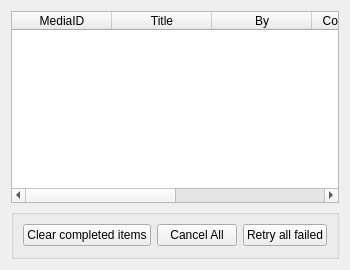
      <widget class="QWidget" name="progress">
       <attribute name="title">
        <string>Progress</string>
       </attribute>
       <layout class="QVBoxLayout" name="verticalLayout_5">
        <item>
         <widget class="QTableWidget" name="tbl_dl_progress">
          <property name="editTriggers">
           <set>QAbstractItemView::NoEditTriggers</set>
          </property>
          <property name="selectionMode">
           <enum>QAbstractItemView::SingleSelection</enum>
          </property>
          <property name="selectionBehavior">
           <enum>QAbstractItemView::SelectRows</enum>
          </property>
          <property name="sortingEnabled">
           <bool>false</bool>
          </property>
          <attribute name="horizontalHeaderStretchLastSection">
           <bool>true</bool>
          </attribute>
          <column>
           <property name="text">
            <string>MediaID</string>
           </property>
          </column>
          <column>
           <property name="text">
            <string>Title</string>
           </property>
          </column>
          <column>
           <property name="text">
            <string>By</string>
           </property>
          </column>
          <column>
           <property name="text">
            <string>CollectionType</string>
           </property>
          </column>
          <column>
           <property name="text">
            <string>Status</string>
           </property>
          </column>
          <column>
           <property name="text">
            <string>Progress</string>
           </property>
          </column>
         </widget>
        </item>
        <item>
         <widget class="QGroupBox" name="groupBox_29">
          <property name="minimumSize">
           <size>
            <width>0</width>
            <height>50</height>
           </size>
          </property>
          <property name="title">
           <string/>
          </property>
          <property name="flat">
           <bool>true</bool>
          </property>
          <layout class="QHBoxLayout" name="horizontalLayout_27">
           <item>
            <widget class="QPushButton" name="pushButton_3">
             <property name="text">
              <string>Clear completed items</string>
             </property>
            </widget>
           </item>
           <item>
            <widget class="QPushButton" name="pushButton">
             <property name="text">
              <string>Cancel All</string>
             </property>
            </widget>
           </item>
           <item>
            <widget class="QPushButton" name="pushButton_2">
             <property name="text">
              <string>Retry all failed</string>
             </property>
            </widget>
           </item>
          </layout>
         </widget>
        </item>
       </layout>
      </widget>
